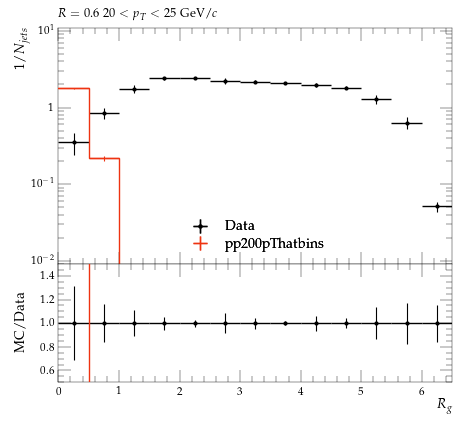

This chart was generated by the following Python code:
#! /usr/bin/env python3

# This Python script was auto-generated using YODA v2.1.0.
# Analysis object: /STAR_2020_I1783875/d35-x01-y01
# Timestamp: 08-10-2025 (02:59:01)

import matplotlib as mpl
import matplotlib.pyplot as plt
mpl.use('Agg') # comment out for interactive use
import os
import numpy as np
from numpy import nan, inf

plotDir = os.path.split(os.path.realpath(__file__))[0]
if 'YODA_USER_PLOT_PATH' in globals():
    plot_outdir = globals()['YODA_USER_PLOT_PATH']
else:
    plot_outdir = plotDir

#plot style
plt.style.use(os.path.join(plotDir, '../default.mplstyle'))
# plot metadata
figW, figH = plt.rcParams['figure.figsize']
ax_xLabel = r'$R_{g}$'
ax_yLabel = r'$1/N_{jets}$'
ax_title  = r'$R=0.6 ~ 20 < p_{T} < 25$ GeV/$c$'
ax_xScale = 'linear'
ax_yScale = 'log'
xLims = (0.0, 6.5)
yLims = (0.009000000000000001, 11.0)

# TeX-friendly labels for the legend
labels = {
    'legend' : ([ r"Data", r"pp200pThatbins" ], r""),
}

# Adjust canvas width and height
canvasW = 10.0
canvasH = 9.0
figW *= canvasW/10.
figH *= canvasH/9.

# Create figure and axis objects
fig, (ax, ratio0_ax) = plt.subplots(2, 1, sharex=True,
                  figsize=(figW,figH), gridspec_kw={'height_ratios': (6.0, 3.0)})

# Set figure margins
plt.subplots_adjust(
    left   = 1.0 * plt.rcParams['figure.subplot.left'],
    right  = 1.0 * plt.rcParams['figure.subplot.right'],
    top    = 1.0 * plt.rcParams['figure.subplot.top'],
    bottom = 1.0 * plt.rcParams['figure.subplot.bottom'])

ratio0_ax.yaxis.set_major_locator(mpl.ticker.MultipleLocator(0.2))
ratio0_ax.set_ylim(0.5, 1.4999)
ratio0_ax.set_ylabel('MC/Data')

# the numerical data is stored in a separate file
dataf = dict()
prefix = os.path.split(__file__)[0]
if prefix:    prefix = prefix + '/'
exec(open(prefix+'d35-x01-y01__data.py').read(), dataf)


legend_handles = dict() # keep track of handles for the legend

# style options for curves
# starts at zorder>=5 to draw curve on top of legend
styles = {
  'Data': {
    'color' : 'black',
    'linestyle' : '-',
    'linewidth' : 1,
    'marker' : 'o',
    'markersize' : 2,
    'capsize' : 0.0,
    'zorder' : 5,
    'histstyle' : 0,
    'drawstyle' : 'steps-pre',
    'xerrorbars' : 1,
    'yerrorbars' : 1,
    'fillcolor' : None,
    'fillopacity' : 1.0,
    'ratio0_linestyle' : '-',
    'ratio0_linewidth' : 1,
    'ratio0_marker' : 'o',
    'ratio0_markersize' : 2,
    'ratio0_capsize' : 0.0,
    'ratio0_zorder' : 5,
    'ratio0_histstyle' : 0,
    'ratio0_drawstyle' : 'steps-pre',
    'ratio0_xerrorbars' : 1,
    'ratio0_yerrorbars' : 1,
  },
  'pp200pThatbins.yoda': {
    'color' : '#EE3311',
    'linestyle' : '-',
    'linewidth' : 1,
    'marker' : 'none',
    'markersize' : 2,
    'capsize' : 0.0,
    'zorder' : 6,
    'histstyle' : 1,
    'drawstyle' : 'steps-pre',
    'xerrorbars' : 1,
    'yerrorbars' : 1,
    'fillcolor' : None,
    'fillopacity' : 1.0,
    'ratio0_linestyle' : '-',
    'ratio0_linewidth' : 1,
    'ratio0_marker' : 'none',
    'ratio0_markersize' : 2,
    'ratio0_capsize' : 0.0,
    'ratio0_zorder' : 6,
    'ratio0_histstyle' : 1,
    'ratio0_drawstyle' : 'steps-pre',
    'ratio0_xerrorbars' : 1,
    'ratio0_yerrorbars' : 1,
  },
}

# curve from input yoda files in main panel
for label, yvals in dataf['yvals'].items():
    if all(np.isnan(v) for v in dataf['yvals'][label]):
        continue
    tmp = None
    if styles[label]['histstyle']: # draw as histogram
        xpos = dataf['xedges'][label] if styles[label]['drawstyle'] else dataf['xpoints'][label]
        ypos = np.insert(yvals, 0, yvals[0]) if styles[label]['drawstyle'] else yvals
        if styles[label]['fillcolor']: # fill area below curve
            ax.fill_between(xpos, ypos, step='pre',
                            color=styles[label]['fillcolor'],
                            alpha=styles[label]['fillopacity'])
        tmp, = ax.plot(xpos, ypos,
                       color=styles[label]['color'],
                       linestyle=styles[label]['linestyle'],
                       linewidth=styles[label]['linewidth'],
                       drawstyle=styles[label]['drawstyle'], solid_joinstyle='miter',
                       zorder=styles[label]['zorder'], label=label)
    tmp = ax.errorbar(dataf['xpoints'][label], yvals,
                      xerr=np.array(dataf['xerrs'][label])*styles[label]['xerrorbars'],
                      yerr=np.array(dataf['yerrs'][label])*styles[label]['yerrorbars'],
                      fmt=styles[label]['marker'], capsize=styles[label]['capsize'],
                      markersize=styles[label]['markersize'],
                      ecolor=styles[label]['color'],
                      color=styles[label]['color'], zorder=styles[label]['zorder'])
    tmp[-1][0].set_linestyle(styles[label]['linestyle'])
    tmp[-1][0].set_linewidth(styles[label]['linewidth'])
    if label in dataf['add_legend_handle']:  legend_handles[label] = tmp
    for varLabel in dataf['variation_yvals'].keys():
        if varLabel.startswith(label):
            tmp, = ax.plot(dataf['xedges'][label], dataf['variation_yvals'][varLabel],
                           color=styles[label]['color'],
                           linestyle=styles[label]['linestyle'],
                           linewidth=styles[label]['linewidth'],
                           drawstyle='steps-pre', solid_joinstyle='miter',
                           zorder=styles[label]['zorder'], alpha=0.5)


# plots on ratio panel
# curve from input yoda files in ratio panel
for label, yvals in dataf['ratio0_yvals'].items():
    if all(np.isnan(v) for v in yvals):
        continue
    if styles[label]['ratio0_histstyle']: # plot as histogram
        xpos = dataf['xedges']['Data'] if styles[label]['ratio0_drawstyle'] else dataf['xpoints']['Data']
        ypos = np.insert(yvals, 0, yvals[0]) if styles[label]['ratio0_drawstyle'] else yvals
        ratio0_ax.plot(xpos, ypos,
                       color=styles[label]['color'],
                       linewidth=styles[label]['linewidth'],
                       linestyle=styles[label]['ratio0_linestyle'],
                       drawstyle=styles[label]['ratio0_drawstyle'], zorder=styles[label]['zorder'],
                       solid_joinstyle='miter')
    tmp = ratio0_ax.errorbar(dataf['xpoints']['Data'], yvals,
                             xerr=np.array(dataf['ref_xerrs'])*styles[label]['ratio0_xerrorbars'],
                             yerr=np.array(dataf['ratio0_yerrs'][label])*styles[label]['ratio0_yerrorbars'],
                             fmt=styles[label]['ratio0_marker'], capsize=styles[label]['ratio0_capsize'],
                             markersize=styles[label]['ratio0_markersize'],
                             ecolor=styles[label]['color'],
                             color=styles[label]['color'])
    tmp[-1][0].set_linestyle(styles[label]['ratio0_linestyle'])
    tmp[-1][0].set_linewidth(styles[label]['ratio0_linewidth'])

    for varlabel in dataf['ratio0_variation_vals'].keys():
        if varlabel.startswith(label):
            ratio0_ax.plot(dataf['xedges']['Data'],
                            dataf['ratio0_variation_vals'][varlabel],
                            color=styles[label]['color'],
                            linestyle=styles[label]['linestyle'],
                            linewidth=styles[label]['linewidth'],
                            drawstyle='steps-pre', solid_joinstyle='miter',
                            zorder=1, alpha=0.5)

legend_items = list(legend_handles.values())
ax.add_artist(ax.legend(legend_items,
                        labels['legend'][0],
                        title=labels['legend'][1],
                        alignment='left',
                        loc='lower center',
                        bbox_to_anchor=(0.5, 0.0)))

# set plot metadata as defined above
ratio0_ax.set_xlabel(ax_xLabel)
ratio0_ax.xaxis.set_label_coords(1., -0.15)
ax.set_ylabel(ax_yLabel, ha='right', va='top')
ax.yaxis.set_label_coords(-0.11, 1.0)
ax.set_title(ax_title, loc='left')
ax.set_xscale(ax_xScale)
ax.set_yscale(ax_yScale)
ax.set_xlim(xLims)
ax.set_ylim(yLims)

# tick formatting
plt.rcParams['xtick.top'] = True
plt.rcParams['ytick.right'] = True
ax.yaxis.set_major_locator(mpl.ticker.LogLocator(base=10.0, numticks=np.inf))
ax.yaxis.set_minor_locator(mpl.ticker.LogLocator(
                           base=10.0, subs=np.arange(0.1, 1, 0.1), numticks=np.inf))
fig.align_ylabels((ax, ratio0_ax))
plt.savefig(os.path.join(plot_outdir, 'd35-x01-y01.pdf'), format='PDF')
plt.savefig(os.path.join(plot_outdir, 'd35-x01-y01.png'), format='PNG')

plt.close(fig)
